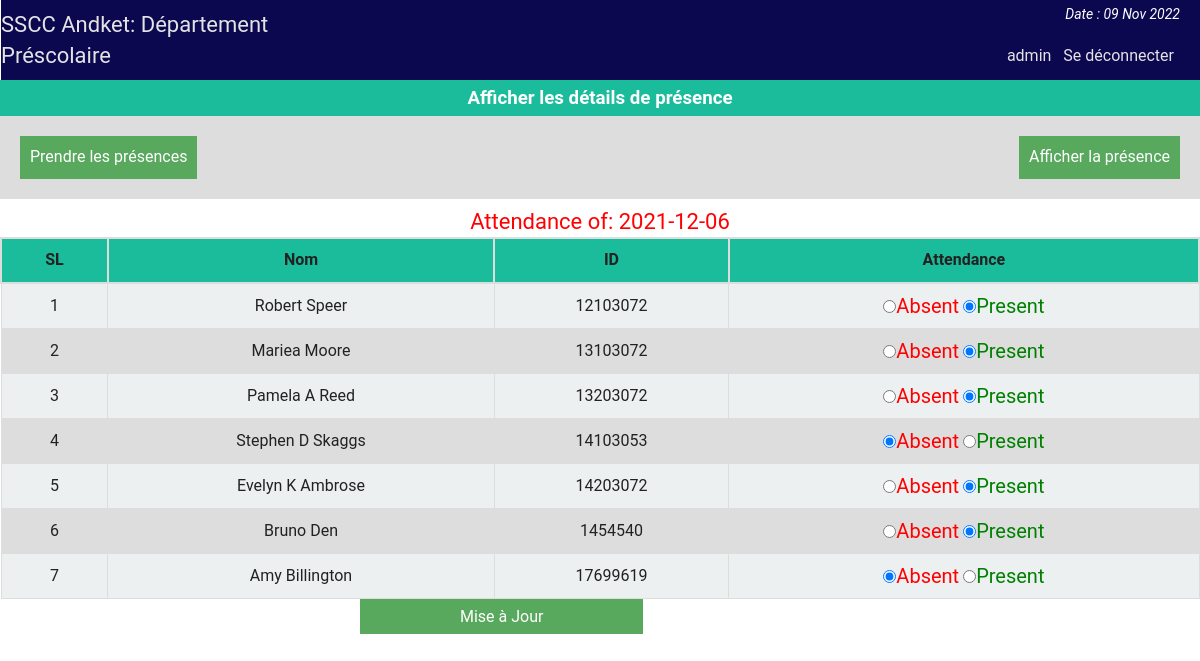
/prescolaire/heads/heads_att_view_single.php?dt=2021-12-06 (signed in), run on the app's committed database.
### tables this page shows
CREATE TABLE IF NOT EXISTS `at_student` (
  `id` int NOT NULL AUTO_INCREMENT,
  `name` varchar(40) NOT NULL,
  `st_id` int NOT NULL,
  PRIMARY KEY (`id`)
);

CREATE TABLE IF NOT EXISTS `attn` (
  `id` int NOT NULL AUTO_INCREMENT,
  `st_id` int NOT NULL,
  `atten` varchar(50) NOT NULL,
  `at_date` date NOT NULL,
  PRIMARY KEY (`id`)
);

### prescolaire/php/functions.php (called while the page is built, shortened)
<?php
	class login_registration_class{
		public function attn_all_student($date){
			global $conn;
			$res = $conn->query("select at_student.name, attn.*
				from at_student
				inner join attn
				on at_student.st_id = attn.st_id
				where at_date = '$date' ");
			return $res;
		}
	};
?>

### prescolaire/heads/heads_att_view_single.php (the view, shortened to what this page needs)
<?php
	require "../php/config.php";
	require_once "../php/functions.php";
	if(isset($_REQUEST['dt'])){
		$date = $_REQUEST['dt'];
	}
?>
<?php
include "../php/top_heads.php";
?>
<div class="all_student fix">
		<h3 style="text-align:center;color:#fff;margin:0;padding:5px;background:#1abc9c">Afficher les détails de présence</h3>
		<div  class="fix" style="background:#ddd;padding:20px;">
			<span style="float:left;"><a style="color:#fff;" href="heads_att_take.php"><button style="background:#58A85D;border:none;color:#fff;padding:10px;">Prendre les présences</button></a></span>
			<span style="float:right;"><a style="color:#fff;" href="heads_att_view.php"> <button style="background:#58A85D;border:none;color:#fff;padding:10px;">Afficher la présence</button></a></span>
		</div>
		<p style="text-align:center;color:#34495e;margin:0;padding-top:8px;color:red;font-size:22px;">
			<?php echo "Attendance of: ".$date;?>
		</p>
	<form action="" method="post">
		<table class="tab_one" style="text-align:center;">
			<tr>
				<th style="text-align:center;">SL</th>
				<th style="text-align:center;">Nom</th>
				<th style="text-align:center;">ID</th>
				<th style="text-align:center;">Attendance</th>
			</tr>
			<?php
			$i=0;
				$std = $user->attn_all_student($date);
				if($std){
				while($rows = $std->fetch_assoc()){
				$i++;
		?>
			<tr>
				<td><?php echo $i;?></td>
				<td><?php echo $rows['name'];?></td>
				<td><?php echo $rows['st_id'];?></td>
				<td>
					<label style="color:red;font-size:20px"><input type="radio" name="attn[<?php echo $rows['st_id'];?>]" value="absent" <?php if($rows['atten'] == "absent") echo "checked";?>/>Absent</label>
					<label style="color:green;font-size:20px"> <input type="radio" name="attn[<?php echo $rows['st_id'];?>]" value="present" <?php if($rows['atten'] == "present") echo "checked";?>/>Present</label>
				</td>
			</tr>
			<?php
			} }else echo "failed";
				?>
		</table>
		<span style="margin-left:360px;"><input style="<text-align:right></text-align:right>;background:#58A85D;border:none;color:#fff;padding:8px 100px;" type="submit" name="submit" value="Mise à Jour" /></span>
	</form>
</div>

### prescolaire/css/main.css (style rules this page uses)
html { color: #222; font-size: 1em; line-height: 1.4; }
a { text-decoration:none; }
.fix { overflow:hidden; }
body { font-family:roboto !important; background:url(../img/ptrn.png) repeat fixed; }
.st_reg th, td { padding: 8px; }
table.tab_one { width:100%; }
table.tab_one th { background:#1abc9c; padding:10px; font-weight:bold; text-align:left; }
table.tab_one td { border:1px solid #ddd; padding:8px; }
table.tab_one tr:nth-child(odd) { background:#ddd; }
table.tab_one tr:nth-child(even) { background:#ecf0f1; }
.all_student { min-height:450px; }
table.att_tab tr,td,th { border:2px solid #ddd; border-collapse:collapse; padding:8px; }

### data on the page
at_student: name "Robert Speer", attn.st_id "12103072"
attn: atten "☐ Absent", atten "☑ Present"
at_student: name "Mariea Moore", attn.st_id "13103072"
attn: atten "☐ Absent", atten "☑ Present"
at_student: name "Pamela A Reed", attn.st_id "13203072"
attn: atten "☐ Absent", atten "☑ Present"
at_student: name "Stephen D Skaggs", attn.st_id "14103053"
attn: atten "☑ Absent", atten "☐ Present"
at_student: name "Evelyn K Ambrose", attn.st_id "14203072"
attn: atten "☐ Absent", atten "☑ Present"
at_student: name "Bruno Den", attn.st_id "1454540"
attn: atten "☐ Absent", atten "☑ Present"
at_student: name "Amy Billington", attn.st_id "17699619"
attn: atten "☑ Absent", atten "☐ Present"

### other printed values
$admin_name "admin"
$date "2021-12-06"
